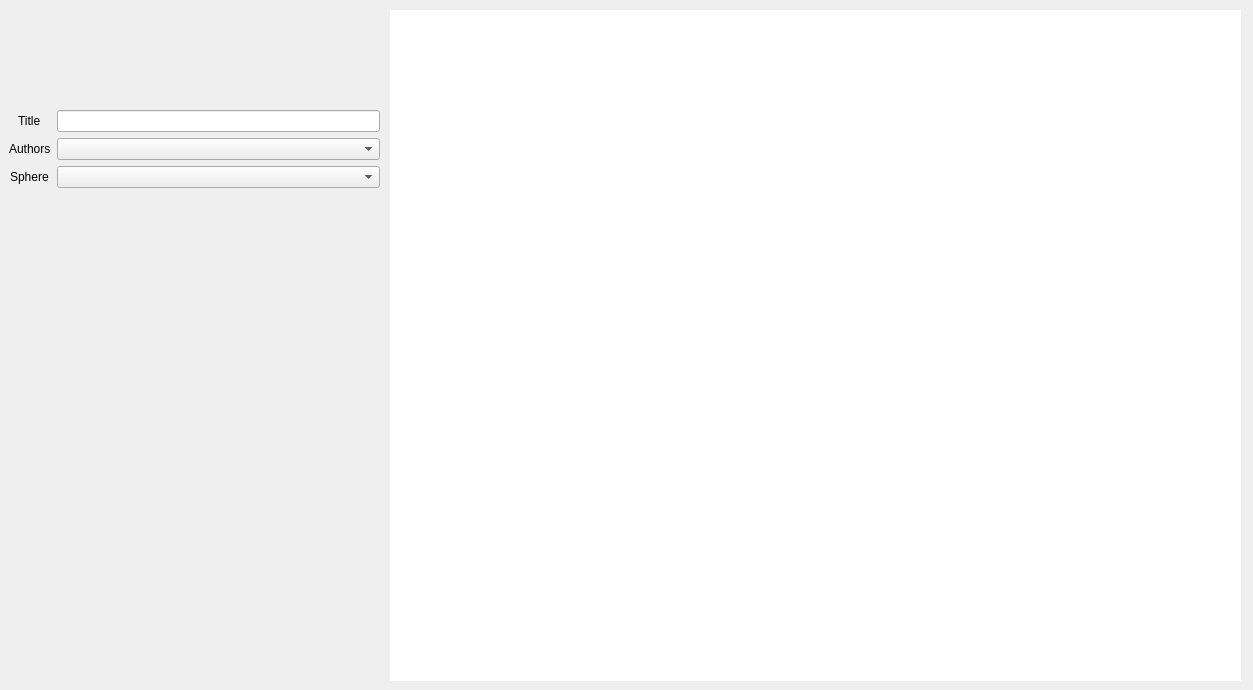
<?xml version="1.0" encoding="UTF-8"?>
<ui version="4.0">
 <class>Form</class>
 <widget class="QWidget" name="Form">
  <property name="geometry">
   <rect>
    <x>0</x>
    <y>0</y>
    <width>1253</width>
    <height>690</height>
   </rect>
  </property>
  <property name="windowTitle">
   <string>Form</string>
  </property>
  <widget class="QWidget" name="db_widget" native="true">
   <property name="geometry">
    <rect>
     <x>390</x>
     <y>10</y>
     <width>851</width>
     <height>671</height>
    </rect>
   </property>
   <property name="styleSheet">
    <string notr="true">border: 10px;
border-color: rgb(0, 0, 0);
background-color: rgb(255, 255, 255);</string>
   </property>
   <widget class="QTableWidget" name="db_view">
    <property name="geometry">
     <rect>
      <x>5</x>
      <y>11</y>
      <width>841</width>
      <height>651</height>
     </rect>
    </property>
   </widget>
  </widget>
  <widget class="QWidget" name="verticalLayoutWidget">
   <property name="geometry">
    <rect>
     <x>9</x>
     <y>9</y>
     <width>371</width>
     <height>281</height>
    </rect>
   </property>
   <layout class="QVBoxLayout" name="verticalLayout">
    <item>
     <layout class="QGridLayout" name="gridLayout">
      <item row="1" column="1">
       <widget class="QComboBox" name="comboBox"/>
      </item>
      <item row="2" column="1">
       <widget class="QComboBox" name="comboBox_2"/>
      </item>
      <item row="2" column="0" alignment="Qt::AlignHCenter">
       <widget class="QLabel" name="label_3">
        <property name="styleSheet">
         <string notr="true">font: 20pt &quot;Arial&quot;;</string>
        </property>
        <property name="text">
         <string>Sphere</string>
        </property>
       </widget>
      </item>
      <item row="0" column="0" alignment="Qt::AlignHCenter">
       <widget class="QLabel" name="label">
        <property name="styleSheet">
         <string notr="true">font: 20pt &quot;Arial&quot;;</string>
        </property>
        <property name="text">
         <string>Title</string>
        </property>
       </widget>
      </item>
      <item row="0" column="1">
       <widget class="QLineEdit" name="lineEdit"/>
      </item>
      <item row="1" column="0" alignment="Qt::AlignHCenter">
       <widget class="QLabel" name="label_2">
        <property name="styleSheet">
         <string notr="true">font: 20pt &quot;MS Shell Dlg 2&quot;;</string>
        </property>
        <property name="text">
         <string>Authors</string>
        </property>
       </widget>
      </item>
     </layout>
    </item>
   </layout>
  </widget>
 </widget>
 <resources/>
 <connections/>
</ui>
